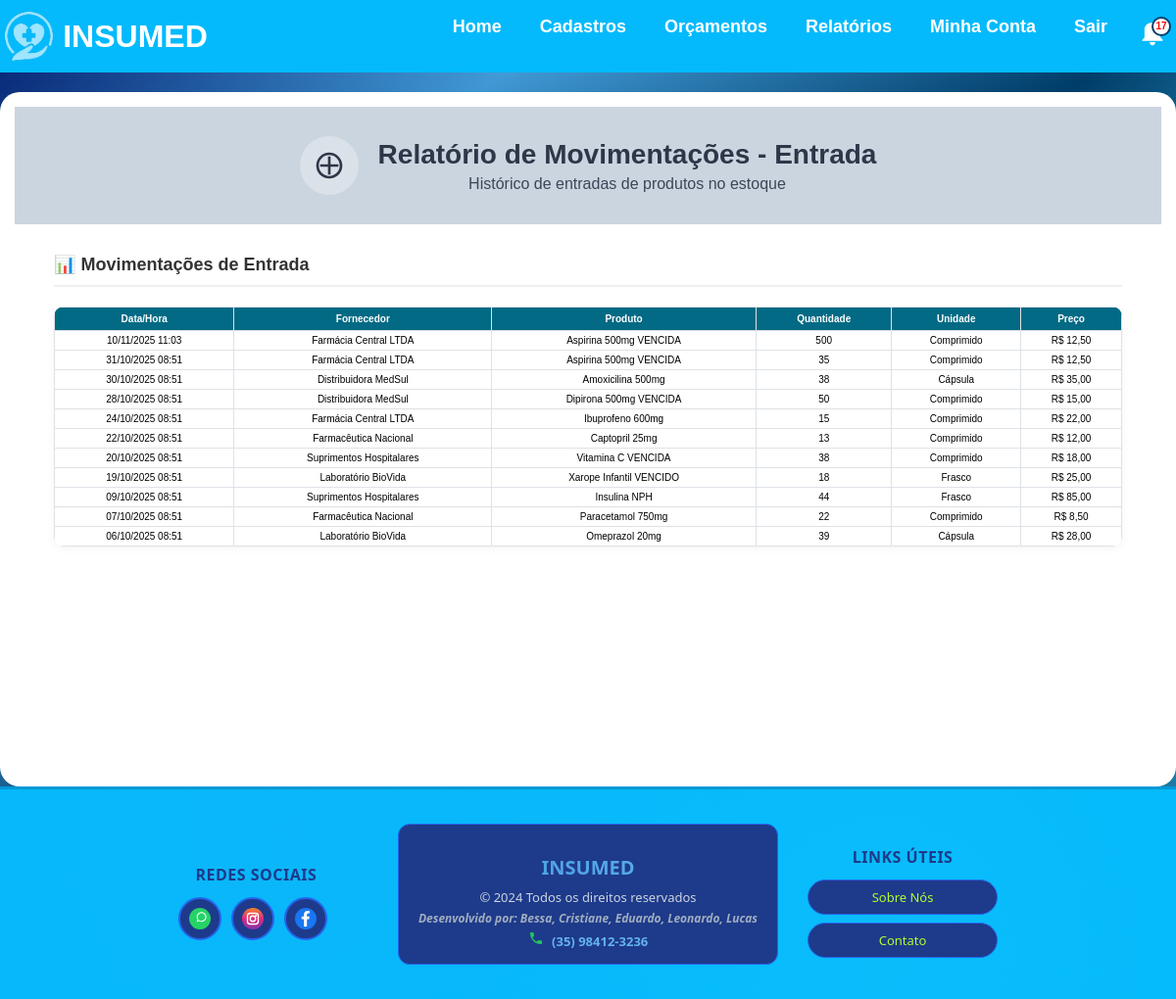
The page /relatorio-movimentacao-entrada/ (signed in) on the database its author committed.
### app/models.py (models this page shows, shortened)
class MovimentacaoEstoque(models.Model):
    TIPO_CHOICES = [
        ('ENTRADA', 'Entrada'),
        ('SAIDA', 'Saída'),
    ]
    produto = models.ForeignKey(Produto, on_delete=models.CASCADE)
    tipo = models.CharField(max_length=10, choices=TIPO_CHOICES)
    quantidade = models.IntegerField()
    data_hora = models.DateTimeField(default=timezone.now)
    usuario = models.ForeignKey(Usuario, on_delete=models.SET_NULL, null=True, blank=True)
    class Meta:
        ordering = ['-data_hora']

class Produto(models.Model):
    UNIDADE_CHOICES = [
        ('Unidades', 'Unidades'),
        ('Caixa', 'Caixa'),
    ]
    nome = models.CharField(max_length=100)
    codigo_barras = models.CharField(max_length=50, blank=True, null=True, unique=True)
    preco = models.DecimalField(max_digits=10, decimal_places=2)
    preco_compra = models.DecimalField(max_digits=10, decimal_places=2, blank=True, null=True)
    descricao = models.TextField(blank=True, null=True)
    fornecedor = models.ForeignKey(Fornecedor, on_delete=models.CASCADE, related_name="produtos", null=True, blank=True)
    data_hora = models.DateTimeField(default=timezone.now)
    unidade = models.CharField(max_length=50, choices=UNIDADE_CHOICES, default="Unidades")
    quantidade = models.IntegerField()
    validade = models.DateField(blank=True, null=True)
    observacao = models.TextField(blank=True, null=True)

class Fornecedor(models.Model):
    nome = models.CharField(max_length=200, unique=True)
    cnpj = models.CharField(max_length=20, unique=True)  # Usar CharField pois pode conter caracteres especiais
    endereco = models.CharField(max_length=200)
    bairro = models.CharField(max_length=200)
    complemento = models.CharField(max_length=200, blank=True, null=True)  # Pode ser opcional
    data_nascimento = models.DateField()
    cidade = models.CharField(max_length=200)
    uf = models.CharField(max_length=2)
    cep = models.CharField(max_length=10)  # Também CharField por conta do formato
    email = models.EmailField(max_length=200)  # Melhor usar EmailField para validação
    telefone = models.CharField(max_length=20)
    ativo = models.BooleanField(default=True)

### app/views.py (the view)
# urls.py: path('relatorio-movimentacao-entrada/', views.relatorio_movimentacao_entrada, name='relatorio_movimentacao_entrada'),
@login_required_custom
def relatorio_movimentacao_entrada(request):
    movimentacoes = MovimentacaoEstoque.objects.filter(tipo='ENTRADA').select_related('produto', 'produto__fornecedor').order_by('-data_hora')
    return render(request, 'relatorio_movimentacao_entrada.html', {'movimentacoes': movimentacoes})

### app/context_processors.py (called while the page is built)
def usuario_logado(request):
    try:
        context = {
            'usuario_logado': 'usuario_logado' in request.session,
            'admin_logado': 'admin_logado' in request.session,
            'notificacoes_count': 0
        }
        return context
    except Exception:
        return {
            'usuario_logado': False,
            'admin_logado': False,
            'notificacoes_count': 0
        }

### app/templates/relatorio_movimentacao_entrada.html (shortened to what this page needs)
{% extends "base.html" %}
{% block content %}
<div class="movimentacao-container">
    <div class="header-section">
        <div class="icon-title">
            <div class="icon-circle">
                <svg width="32" height="32" viewBox="0 0 24 24" fill="none">
                    <path d="M19 13H13V19H11V13H5V11H11V5H13V11H19V13Z" fill="#2d3748"/>
                    <path d="M12 2C6.48 2 2 6.48 2 12S6.48 22 12 22 22 17.52 22 12 17.52 2 12 2ZM12 20C7.59 20 4 16.41 4 12S7.59 4 12 4 20 7.59 20 12 16.41 20 12 20Z" fill="#2d3748"/>
                </svg>
            </div>
            <div>
                <h1>Relatório de Movimentações - Entrada</h1>
                <p>Histórico de entradas de produtos no estoque</p>
            </div>
        </div>
    </div>
    <div class="data-section">
        <div class="section-header">
            <h3>📊 Movimentações de Entrada</h3>
        </div>
        <div class="table-responsive">
            <table class="modern-table">
        <thead>
            <tr>
                <th>Data/Hora</th>
                <th>Fornecedor</th>
                <th>Produto</th>
                <th>Quantidade</th>
                <th>Unidade</th>
                <th>Preço</th>
            </tr>
        </thead>
        <tbody>
            {% for mov in movimentacoes %}
            <tr>
                <td>{{ mov.data_hora|date:"d/m/Y H:i" }}</td>
                <td>{{ mov.produto.fornecedor.nome }}</td>
                <td>{{ mov.produto.nome }}</td>
                <td>{{ mov.quantidade }}</td>
                <td>{{ mov.produto.unidade }}</td>
                <td>R$ {{ mov.produto.preco }}</td>
            </tr>
            {% empty %}
            <tr><td colspan="6">Nenhuma movimentação de entrada registrada</td></tr>
            {% endfor %}
            </tbody>
            </table>
        </div>
    </div>
    <div style="height: 200px;"></div>
</div>
{% endblock %}

### static/css/style.css (style rules this page uses)
body { margin: 0; font-family: Arial, sans-serif; background-image: linear-gradient(to left top, #013e6a ,#43d1ff , #013e6a ,#419ad6, #01186a); background-repeat: no-repeat; background-size: cover; background-attachment: fixed; display: flex; flex-direction: column; min-height: 100vh; }
tr th { text-align: center; align-items: center; }

### app/templates/relatorio_movimentacao_entrada.html (style rules this page uses)
.movimentacao-container { max-width: 95%; width: 95%; margin: 30px auto; background: white; border-radius: 20px; box-shadow: 0 10px 30px rgba(0,0,0,0.1); overflow: hidden; }
.header-section { background: #cbd5e0; padding: 30px; color: #2d3748; }
.icon-title { display: flex; align-items: center; gap: 20px; justify-content: center; text-align: center; }
.icon-circle { width: 60px; height: 60px; background: rgba(255,255,255,0.3); border-radius: 50%; display: flex; align-items: center; justify-content: center; backdrop-filter: blur(10px); }
.header-section h1 { margin: 0; font-size: 28px; font-weight: 600; }
.header-section p { margin: 5px 0 0 0; opacity: 0.9; font-size: 16px; }
.data-section { padding: 30px 40px; margin-bottom: 0; }
.section-header { margin-bottom: 20px; padding-bottom: 10px; border-bottom: 2px solid #f0f0f0; }
.section-header h3 { margin: 0; color: #333; font-size: 18px; font-weight: 600; }
.table-responsive { margin-top: 15px; width: 100%; overflow: visible; }
.modern-table { width: 100%; border-collapse: collapse; background: white; border-radius: 10px; overflow: hidden; box-shadow: 0 2px 10px rgba(0, 0, 0, 0.05); font-size: 12px; table-layout: auto; }
.modern-table th { background: #026a84; color: white; padding: 8px 6px; text-align: center; font-weight: bold; border: 1px solid #dee2e6; vertical-align: middle; font-size: 11px; word-wrap: break-word; }
.modern-table td { padding: 6px 4px; border: 1px solid #dee2e6; vertical-align: middle; font-size: 11px; word-wrap: break-word; max-width: 150px; text-align: center; }
@media screen and (max-width: 1400px) { .movimentacao-container { max-width: 100% !important; width: 100% !important; margin: 20px 0 0 0 !important; padding: 15px !important; box-sizing: border-box !important; } }
@media screen and (max-width: 1400px) { .modern-table { font-size: 10px !important; } }
@media screen and (max-width: 1400px) { .modern-table th { padding: 6px 4px !important; font-size: 10px !important; } }
@media screen and (max-width: 1400px) { .modern-table td { padding: 4px 3px !important; font-size: 10px !important; max-width: 120px !important; } }

### rows shown on the page
MovimentacaoEstoque: data_hora "10/11/2025 11:03", produto.fornecedor.nome "Farmácia Central LTDA", produto.nome "Aspirina 500mg VENCIDA", quantidade "500", produto.unidade "Comprimido", produto.preco "12,50"
MovimentacaoEstoque: data_hora "31/10/2025 08:51", produto.fornecedor.nome "Farmácia Central LTDA", produto.nome "Aspirina 500mg VENCIDA", quantidade "35", produto.unidade "Comprimido", produto.preco "12,50"
MovimentacaoEstoque: data_hora "30/10/2025 08:51", produto.fornecedor.nome "Distribuidora MedSul", produto.nome "Amoxicilina 500mg", quantidade "38", produto.unidade "Cápsula", produto.preco "35,00"
MovimentacaoEstoque: data_hora "28/10/2025 08:51", produto.fornecedor.nome "Distribuidora MedSul", produto.nome "Dipirona 500mg VENCIDA", quantidade "50", produto.unidade "Comprimido", produto.preco "15,00"
MovimentacaoEstoque: data_hora "24/10/2025 08:51", produto.fornecedor.nome "Farmácia Central LTDA", produto.nome "Ibuprofeno 600mg", quantidade "15", produto.unidade "Comprimido", produto.preco "22,00"
MovimentacaoEstoque: data_hora "22/10/2025 08:51", produto.fornecedor.nome "Farmacêutica Nacional", produto.nome "Captopril 25mg", quantidade "13", produto.unidade "Comprimido", produto.preco "12,00"
MovimentacaoEstoque: data_hora "20/10/2025 08:51", produto.fornecedor.nome "Suprimentos Hospitalares", produto.nome "Vitamina C VENCIDA", quantidade "38", produto.unidade "Comprimido", produto.preco "18,00"
MovimentacaoEstoque: data_hora "19/10/2025 08:51", produto.fornecedor.nome "Laboratório BioVida", produto.nome "Xarope Infantil VENCIDO", quantidade "18", produto.unidade "Frasco", produto.preco "25,00"
MovimentacaoEstoque: data_hora "09/10/2025 08:51", produto.fornecedor.nome "Suprimentos Hospitalares", produto.nome "Insulina NPH", quantidade "44", produto.unidade "Frasco", produto.preco "85,00"
MovimentacaoEstoque: data_hora "07/10/2025 08:51", produto.fornecedor.nome "Farmacêutica Nacional", produto.nome "Paracetamol 750mg", quantidade "22", produto.unidade "Comprimido", produto.preco "8,50"
MovimentacaoEstoque: data_hora "06/10/2025 08:51", produto.fornecedor.nome "Laboratório BioVida", produto.nome "Omeprazol 20mg", quantidade "39", produto.unidade "Cápsula", produto.preco "28,00"
